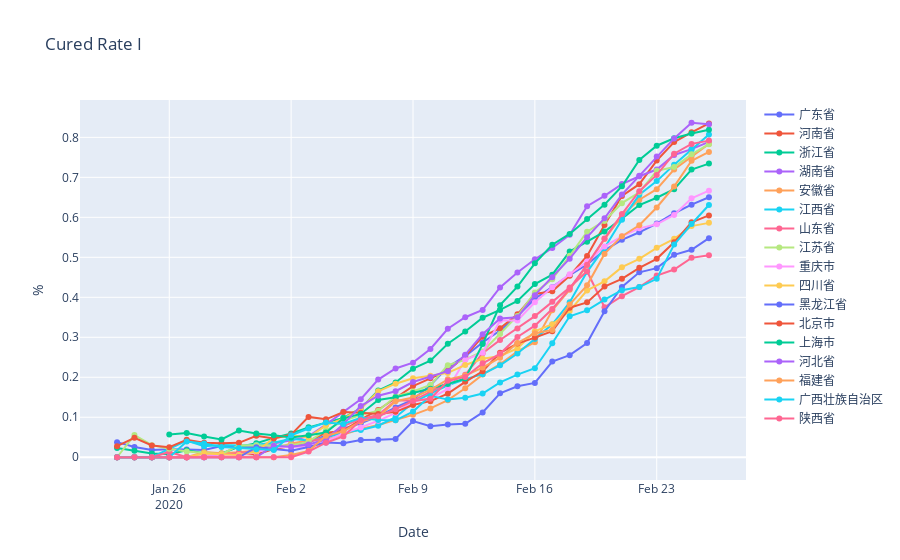

This figure's notebook cell:
### Code cell
fig = go.Figure()
for province in provinces:
    result = result_p[result_p['name'] == province]
    if 10000 > np.max(result.confirmedCount) > 200:
        fig.add_trace(
            go.Scatter(x=result.date,
                       y=result.curedCount / result.confirmedCount,
                       mode='lines+markers',
                       name=province))
fig.update_layout(title="Cured Rate I", xaxis_title="Date", yaxis_title="%")
fig.show()
